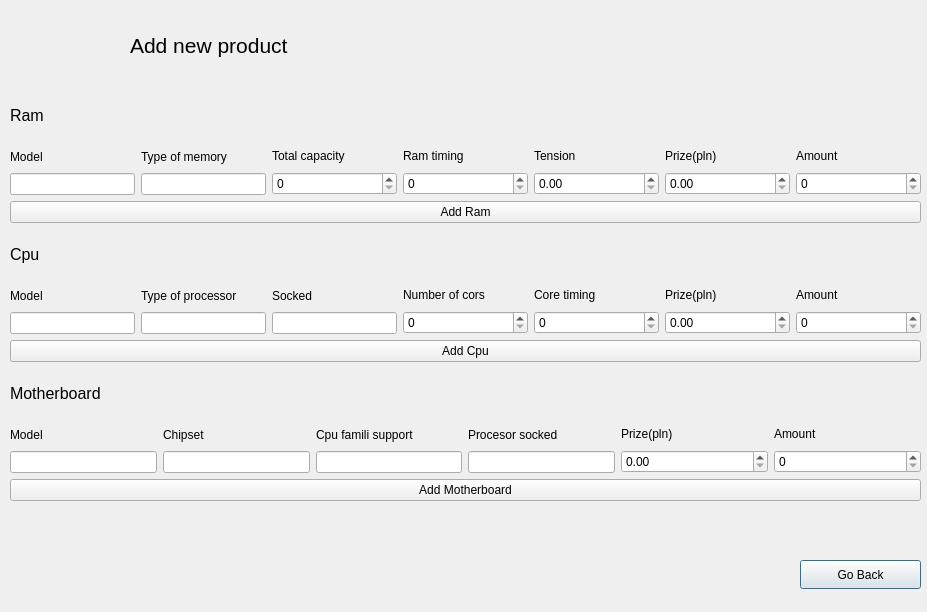
<?xml version="1.0" encoding="UTF-8"?>
<ui version="4.0">
 <class>AddProductWindow</class>
 <widget class="QDialog" name="AddProductWindow">
  <property name="geometry">
   <rect>
    <x>0</x>
    <y>0</y>
    <width>927</width>
    <height>612</height>
   </rect>
  </property>
  <property name="windowTitle">
   <string>Dialog</string>
  </property>
  <widget class="QPushButton" name="goBackButton">
   <property name="geometry">
    <rect>
     <x>800</x>
     <y>560</y>
     <width>121</width>
     <height>29</height>
    </rect>
   </property>
   <property name="text">
    <string>Go Back</string>
   </property>
  </widget>
  <widget class="QWidget" name="layoutWidget">
   <property name="geometry">
    <rect>
     <x>10</x>
     <y>90</y>
     <width>911</width>
     <height>411</height>
    </rect>
   </property>
   <layout class="QVBoxLayout" name="verticalLayout_19">
    <item>
     <widget class="QLabel" name="label_11">
      <property name="font">
       <font>
        <pointsize>12</pointsize>
       </font>
      </property>
      <property name="text">
       <string>Ram</string>
      </property>
     </widget>
    </item>
    <item>
     <layout class="QHBoxLayout" name="horizontalLayout">
      <item>
       <layout class="QVBoxLayout" name="verticalLayout">
        <item>
         <widget class="QLabel" name="label">
          <property name="text">
           <string>Model</string>
          </property>
         </widget>
        </item>
        <item>
         <widget class="QLineEdit" name="model1"/>
        </item>
       </layout>
      </item>
      <item>
       <layout class="QVBoxLayout" name="verticalLayout_2">
        <item>
         <widget class="QLabel" name="label_4">
          <property name="text">
           <string>Type of memory</string>
          </property>
         </widget>
        </item>
        <item>
         <widget class="QLineEdit" name="memoryType"/>
        </item>
       </layout>
      </item>
      <item>
       <layout class="QVBoxLayout" name="verticalLayout_3">
        <item>
         <widget class="QLabel" name="label_5">
          <property name="text">
           <string>Total capacity</string>
          </property>
         </widget>
        </item>
        <item>
         <widget class="QSpinBox" name="totalCapacity">
          <property name="sizePolicy">
           <sizepolicy hsizetype="Expanding" vsizetype="Fixed">
            <horstretch>0</horstretch>
            <verstretch>0</verstretch>
           </sizepolicy>
          </property>
          <property name="maximum">
           <number>1000</number>
          </property>
         </widget>
        </item>
       </layout>
      </item>
      <item>
       <layout class="QVBoxLayout" name="verticalLayout_4">
        <item>
         <widget class="QLabel" name="label_6">
          <property name="text">
           <string>Ram timing</string>
          </property>
         </widget>
        </item>
        <item>
         <widget class="QSpinBox" name="ramTiming">
          <property name="sizePolicy">
           <sizepolicy hsizetype="Expanding" vsizetype="Fixed">
            <horstretch>0</horstretch>
            <verstretch>0</verstretch>
           </sizepolicy>
          </property>
          <property name="maximum">
           <number>100000</number>
          </property>
         </widget>
        </item>
       </layout>
      </item>
      <item>
       <layout class="QVBoxLayout" name="verticalLayout_5">
        <item>
         <widget class="QLabel" name="label_7">
          <property name="text">
           <string>Tension</string>
          </property>
         </widget>
        </item>
        <item>
         <widget class="QDoubleSpinBox" name="tension">
          <property name="sizePolicy">
           <sizepolicy hsizetype="Expanding" vsizetype="Fixed">
            <horstretch>0</horstretch>
            <verstretch>0</verstretch>
           </sizepolicy>
          </property>
          <property name="maximum">
           <double>100.000000000000000</double>
          </property>
         </widget>
        </item>
       </layout>
      </item>
      <item>
       <layout class="QVBoxLayout" name="verticalLayout_6">
        <item>
         <widget class="QLabel" name="label_3">
          <property name="text">
           <string>Prize(pln)</string>
          </property>
         </widget>
        </item>
        <item>
         <widget class="QDoubleSpinBox" name="prize1">
          <property name="sizePolicy">
           <sizepolicy hsizetype="Expanding" vsizetype="Fixed">
            <horstretch>0</horstretch>
            <verstretch>0</verstretch>
           </sizepolicy>
          </property>
          <property name="maximum">
           <double>1000000.000000000000000</double>
          </property>
         </widget>
        </item>
       </layout>
      </item>
      <item>
       <layout class="QVBoxLayout" name="verticalLayout_7">
        <item>
         <widget class="QLabel" name="label_2">
          <property name="text">
           <string>Amount</string>
          </property>
         </widget>
        </item>
        <item>
         <widget class="QSpinBox" name="amount1">
          <property name="enabled">
           <bool>true</bool>
          </property>
          <property name="sizePolicy">
           <sizepolicy hsizetype="Expanding" vsizetype="Fixed">
            <horstretch>0</horstretch>
            <verstretch>0</verstretch>
           </sizepolicy>
          </property>
          <property name="maximum">
           <number>9999</number>
          </property>
         </widget>
        </item>
       </layout>
      </item>
     </layout>
    </item>
    <item>
     <widget class="QPushButton" name="addRamButton">
      <property name="text">
       <string>Add Ram</string>
      </property>
     </widget>
    </item>
    <item>
     <widget class="QLabel" name="label_13">
      <property name="font">
       <font>
        <pointsize>12</pointsize>
       </font>
      </property>
      <property name="text">
       <string>Cpu</string>
      </property>
     </widget>
    </item>
    <item>
     <layout class="QHBoxLayout" name="horizontalLayout_2">
      <item>
       <layout class="QVBoxLayout" name="verticalLayout_8">
        <item>
         <widget class="QLabel" name="label_8">
          <property name="text">
           <string>Model</string>
          </property>
         </widget>
        </item>
        <item>
         <widget class="QLineEdit" name="model2"/>
        </item>
       </layout>
      </item>
      <item>
       <layout class="QVBoxLayout" name="verticalLayout_9">
        <item>
         <widget class="QLabel" name="label_14">
          <property name="text">
           <string>Type of processor</string>
          </property>
         </widget>
        </item>
        <item>
         <widget class="QLineEdit" name="processorType"/>
        </item>
       </layout>
      </item>
      <item>
       <layout class="QVBoxLayout" name="verticalLayout_10">
        <item>
         <widget class="QLabel" name="label_15">
          <property name="text">
           <string>Socked</string>
          </property>
         </widget>
        </item>
        <item>
         <widget class="QLineEdit" name="socked"/>
        </item>
       </layout>
      </item>
      <item>
       <layout class="QVBoxLayout" name="verticalLayout_11">
        <item>
         <widget class="QLabel" name="label_16">
          <property name="text">
           <string>Number of cors</string>
          </property>
         </widget>
        </item>
        <item>
         <widget class="QSpinBox" name="coreNumber">
          <property name="sizePolicy">
           <sizepolicy hsizetype="Expanding" vsizetype="Fixed">
            <horstretch>0</horstretch>
            <verstretch>0</verstretch>
           </sizepolicy>
          </property>
         </widget>
        </item>
       </layout>
      </item>
      <item>
       <layout class="QVBoxLayout" name="verticalLayout_12">
        <item>
         <widget class="QLabel" name="label_17">
          <property name="text">
           <string>Core timing</string>
          </property>
         </widget>
        </item>
        <item>
         <widget class="QSpinBox" name="coreTiming">
          <property name="sizePolicy">
           <sizepolicy hsizetype="Expanding" vsizetype="Fixed">
            <horstretch>0</horstretch>
            <verstretch>0</verstretch>
           </sizepolicy>
          </property>
          <property name="maximum">
           <number>100000</number>
          </property>
         </widget>
        </item>
       </layout>
      </item>
      <item>
       <layout class="QVBoxLayout" name="verticalLayout_13">
        <item>
         <widget class="QLabel" name="label_10">
          <property name="text">
           <string>Prize(pln)</string>
          </property>
         </widget>
        </item>
        <item>
         <widget class="QDoubleSpinBox" name="prize2">
          <property name="sizePolicy">
           <sizepolicy hsizetype="Expanding" vsizetype="Fixed">
            <horstretch>0</horstretch>
            <verstretch>0</verstretch>
           </sizepolicy>
          </property>
          <property name="maximum">
           <double>1000000.000000000000000</double>
          </property>
         </widget>
        </item>
       </layout>
      </item>
      <item>
       <layout class="QVBoxLayout" name="verticalLayout_14">
        <property name="sizeConstraint">
         <enum>QLayout::SetDefaultConstraint</enum>
        </property>
        <property name="rightMargin">
         <number>0</number>
        </property>
        <item>
         <widget class="QLabel" name="label_12">
          <property name="baseSize">
           <size>
            <width>0</width>
            <height>0</height>
           </size>
          </property>
          <property name="text">
           <string>Amount</string>
          </property>
          <property name="margin">
           <number>0</number>
          </property>
         </widget>
        </item>
        <item>
         <widget class="QSpinBox" name="amount2">
          <property name="enabled">
           <bool>true</bool>
          </property>
          <property name="sizePolicy">
           <sizepolicy hsizetype="Expanding" vsizetype="Fixed">
            <horstretch>0</horstretch>
            <verstretch>0</verstretch>
           </sizepolicy>
          </property>
          <property name="maximum">
           <number>9999</number>
          </property>
         </widget>
        </item>
       </layout>
      </item>
     </layout>
    </item>
    <item>
     <widget class="QPushButton" name="addCpuButton">
      <property name="text">
       <string>Add Cpu</string>
      </property>
     </widget>
    </item>
    <item>
     <widget class="QLabel" name="label_22">
      <property name="font">
       <font>
        <pointsize>12</pointsize>
       </font>
      </property>
      <property name="text">
       <string>Motherboard</string>
      </property>
     </widget>
    </item>
    <item>
     <layout class="QHBoxLayout" name="horizontalLayout_3">
      <item>
       <layout class="QVBoxLayout" name="verticalLayout_15">
        <item>
         <widget class="QLabel" name="label_9">
          <property name="text">
           <string>Model</string>
          </property>
         </widget>
        </item>
        <item>
         <widget class="QLineEdit" name="model3"/>
        </item>
       </layout>
      </item>
      <item>
       <layout class="QVBoxLayout" name="verticalLayout_17">
        <item>
         <widget class="QLabel" name="label_19">
          <property name="text">
           <string>Chipset</string>
          </property>
         </widget>
        </item>
        <item>
         <widget class="QLineEdit" name="chipset"/>
        </item>
       </layout>
      </item>
      <item>
       <layout class="QVBoxLayout" name="verticalLayout_18">
        <item>
         <widget class="QLabel" name="label_20">
          <property name="text">
           <string>Cpu famili support</string>
          </property>
         </widget>
        </item>
        <item>
         <widget class="QLineEdit" name="cpuFamili"/>
        </item>
       </layout>
      </item>
      <item>
       <layout class="QVBoxLayout" name="verticalLayout_16">
        <item>
         <widget class="QLabel" name="label_18">
          <property name="text">
           <string>Procesor socked</string>
          </property>
         </widget>
        </item>
        <item>
         <widget class="QLineEdit" name="procesorSocked"/>
        </item>
       </layout>
      </item>
      <item>
       <layout class="QVBoxLayout" name="verticalLayout_21">
        <item>
         <widget class="QLabel" name="label_21">
          <property name="text">
           <string>Prize(pln)</string>
          </property>
         </widget>
        </item>
        <item>
         <widget class="QDoubleSpinBox" name="prize3">
          <property name="sizePolicy">
           <sizepolicy hsizetype="Expanding" vsizetype="Fixed">
            <horstretch>0</horstretch>
            <verstretch>0</verstretch>
           </sizepolicy>
          </property>
          <property name="maximum">
           <double>1000000.000000000000000</double>
          </property>
         </widget>
        </item>
       </layout>
      </item>
      <item>
       <layout class="QVBoxLayout" name="verticalLayout_23">
        <item>
         <widget class="QLabel" name="label_23">
          <property name="text">
           <string>Amount</string>
          </property>
         </widget>
        </item>
        <item>
         <widget class="QSpinBox" name="amount3">
          <property name="enabled">
           <bool>true</bool>
          </property>
          <property name="sizePolicy">
           <sizepolicy hsizetype="Expanding" vsizetype="Fixed">
            <horstretch>0</horstretch>
            <verstretch>0</verstretch>
           </sizepolicy>
          </property>
          <property name="maximum">
           <number>9999</number>
          </property>
         </widget>
        </item>
       </layout>
      </item>
     </layout>
    </item>
    <item>
     <widget class="QPushButton" name="addMotherboardButton">
      <property name="text">
       <string>Add Motherboard</string>
      </property>
     </widget>
    </item>
   </layout>
  </widget>
  <widget class="QLabel" name="label_24">
   <property name="geometry">
    <rect>
     <x>130</x>
     <y>10</y>
     <width>311</width>
     <height>71</height>
    </rect>
   </property>
   <property name="font">
    <font>
     <pointsize>16</pointsize>
    </font>
   </property>
   <property name="text">
    <string>Add new product</string>
   </property>
  </widget>
 </widget>
 <resources/>
 <connections/>
</ui>
